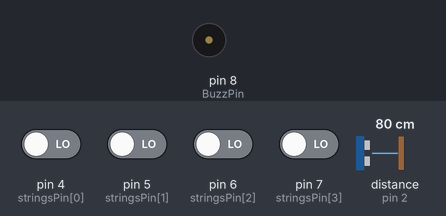
The sketch below on a simulated Arduino Uno, built with avr-gcc and run on an emulated ATmega328P. Parts: buzzer (waves = sounding). Wiring (inferred from the names in the program): ultrasonic range finder: trigger pin 3; echo pin 2. The test bench sets the inputs (shaded band); at power-on: pin 4 (stringsPin[0]), pin 5 (stringsPin[1]), pin 6 (stringsPin[2]), pin 7 (stringsPin[3]) LOW, distance to the obstacle (sensor on pin 2) 80 cm. The echo pulse lasts 58.3 µs per cm.

Above: at 1.2 s.
1.3 s: pin 4 (stringsPin[0]) driven HIGH
At 2.5 s:
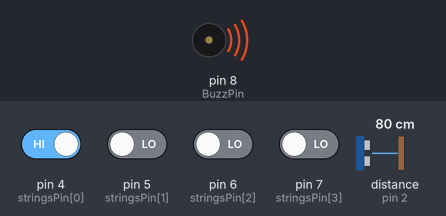
2.8 s: pin 4 (stringsPin[0]) driven LOW
At 3.7 s:
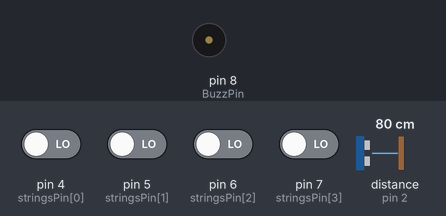
4.3 s: pin 5 (stringsPin[1]) driven HIGH
At 4.9 s:
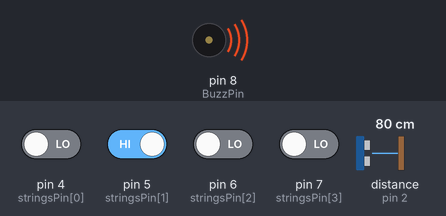
Timing chart, 0 to 7.3 s (numbered marks = the images above; inputs shaded):
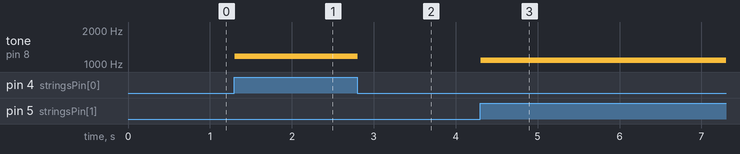

Measured:
- after the input at 1.3 s, tone on pin 8 (BuzzPin): silent → 1172 Hz at once
- after the input at 2.8 s, tone on pin 8 (BuzzPin): 1172 Hz → silent at once
- after the input at 4.3 s, tone on pin 8 (BuzzPin): silent → 1074 Hz at once

The sketch:

HViolin.ino
```cpp
#include "Notes.h"

/*UltraSonic*/
#define echoPin 2 // attach pin D2 Arduino to pin Echo of HC-SR04
#define trigPin 3 //attach pin D3 Arduino to pin Trig of HC-SR04
long duration; // variable for the duration of sound wave travel
int distance; // variable for the distance measurement


/*FingersInput*/
int stringsPin[4]={4,5,6,7};//Four fingers pin
int Tone[4]={NOTE_G4,NOTE_D4,NOTE_A4,NOTE_E4};//Four Strings tones
int BuzzPin=8;
float NoteDuration=10;
void setup() {
  pinMode(trigPin, OUTPUT); // Sets the trigPin as an OUTPUT
  pinMode(echoPin, INPUT); // Sets the echoPin as an INPUT
  Serial.begin(9600);
  for(int i=0;i<4;i++){
    pinMode(stringsPin[i],INPUT);
    }
    pinMode(BuzzPin,OUTPUT);
}


void loop() {

int playToneIndex=-1;

digitalWrite(trigPin, LOW);
  delayMicroseconds(2);
  // Sets the trigPin HIGH (ACTIVE) for 10 microseconds
  digitalWrite(trigPin, HIGH);
  delayMicroseconds(10);
  digitalWrite(trigPin, LOW);
  // Reads the echoPin, returns the sound wave travel time in microseconds
  duration = pulseIn(echoPin, HIGH);
  // Calculating the distance
  distance = duration * 0.034 / 2; // Speed of sound wave divided by 2 (go and back)


//PlayStrings
  for(int i=0;i<4;i++){
  if(digitalRead(stringsPin[i])==HIGH){
       playToneIndex=i;
       break;
    }
  }


  if(playToneIndex==-1){

    noTone(BuzzPin);

    }
  else{

   tone(BuzzPin,Tone[playToneIndex]+(distance*10));
    }

}
```

Notes.h
```cpp
#define NOTE_B0  31
#define NOTE_C1  33
#define NOTE_CS1 35
#define NOTE_D1  37
#define NOTE_DS1 39
#define NOTE_E1  41
#define NOTE_F1  44
#define NOTE_FS1 46
#define NOTE_G1  49
#define NOTE_GS1 52
#define NOTE_A1  55
#define NOTE_AS1 58
#define NOTE_B1  62
#define NOTE_C2  65
#define NOTE_CS2 69
#define NOTE_D2  73
#define NOTE_DS2 78
#define NOTE_E2  82
#define NOTE_F2  87
#define NOTE_FS2 93
#define NOTE_G2  98
#define NOTE_GS2 104
#define NOTE_A2  110
#define NOTE_AS2 117
#define NOTE_B2  123
#define NOTE_C3  131
#define NOTE_CS3 139
#define NOTE_D3  147
#define NOTE_DS3 156
#define NOTE_E3  165
#define NOTE_F3  175
#define NOTE_FS3 185
#define NOTE_G3  196
#define NOTE_GS3 208
#define NOTE_A3  220
#define NOTE_AS3 233
#define NOTE_B3  247
#define NOTE_C4  262
#define NOTE_CS4 277
#define NOTE_D4  294
#define NOTE_DS4 311
#define NOTE_E4  330
#define NOTE_F4  349
#define NOTE_FS4 370
#define NOTE_G4  392
#define NOTE_GS4 415
#define NOTE_A4  440
#define NOTE_AS4 466
#define NOTE_B4  494
#define NOTE_C5  523
#define NOTE_CS5 554
#define NOTE_D5  587
#define NOTE_DS5 622
#define NOTE_E5  659
#define NOTE_F5  698
#define NOTE_FS5 740
#define NOTE_G5  784
#define NOTE_GS5 831
#define NOTE_A5  880
#define NOTE_AS5 932
#define NOTE_B5  988
#define NOTE_C6  1047
#define NOTE_CS6 1109
#define NOTE_D6  1175
#define NOTE_DS6 1245
#define NOTE_E6  1319
#define NOTE_F6  1397
#define NOTE_FS6 1480
#define NOTE_G6  1568
#define NOTE_GS6 1661
#define NOTE_A6  1760
#define NOTE_AS6 1865
#define NOTE_B6  1976
#define NOTE_C7  2093
#define NOTE_CS7 2217
#define NOTE_D7  2349
#define NOTE_DS7 2489
#define NOTE_E7  2637
#define NOTE_F7  2794
#define NOTE_FS7 2960
#define NOTE_G7  3136
#define NOTE_GS7 3322
#define NOTE_A7  3520
#define NOTE_AS7 3729
#define NOTE_B7  3951
#define NOTE_C8  4186
#define NOTE_CS8 4435
#define NOTE_D8  4699
#define NOTE_DS8 4978
```
